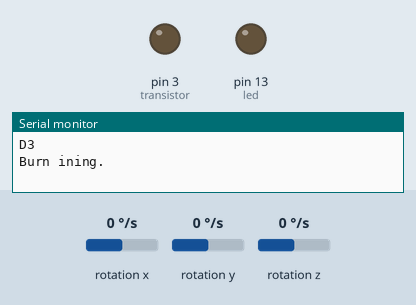
Simulated run of this sketch. Board: Arduino Uno, built with avr-gcc and run on an emulated ATmega328P. Parts: output pins drawn as LEDs (lit = HIGH), the last lines printed to the serial monitor. Wiring (inferred from the names in the program): L3G4200D gyroscope at I2C address 0x6A. The inputs (shaded band) are chosen by the test bench; at power-on: rotation x 0 °/s, rotation y 0 °/s, rotation z 0 °/s.

Above: at 1.2 s.
1.3 s: rotation x set to 15 °/s
4.3 s: rotation x set to 18 °/s
At 5.8 s:
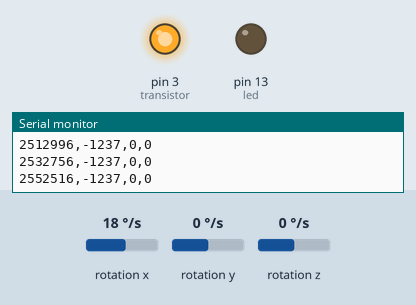
8.8 s: rotation x set to -192 °/s
At 9.6 s:
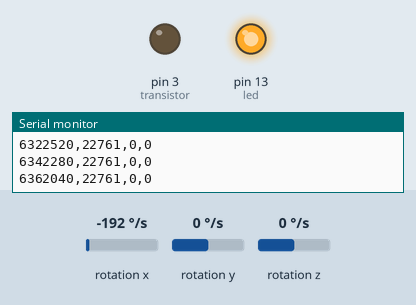
10.3 s: rotation x set to 100 °/s
At 10.8 s:
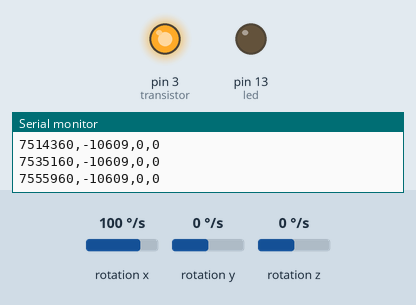
Timing chart, 0 to 12.9 s (numbered marks = the images above; inputs shaded):
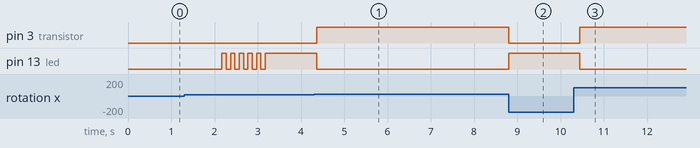

Measured:
- the behaviour switches between 16 and 17 °/s on rotation x (found by bisection; images 0 and 1)
- after the input at 4.3 s, pin 3 (transistor): LOW → HIGH after 0.06 s; pin 13 (led): HIGH → LOW after 0.06 s
- after the input at 8.8 s, pin 3 (transistor): HIGH → LOW at once; pin 13 (led): LOW → HIGH at once
- after the input at 10.3 s, pin 3 (transistor): LOW → HIGH after 0.14 s; pin 13 (led): HIGH → LOW after 0.14 s
- by itself, pin 13 (led): alternates HIGH for 0.10 s and LOW for 0.10 s, 11 changes in all, then stays HIGH

The sketch:

gyro_wire.ino
```cpp
#define MOVING_STEPS 10
#define LEARN_STEPS 500
#define BURN_IN 100
#define VARIANCE 1000
#include <Wire.h>

int step = 0, burn_in = BURN_IN, zeros_learn_steps = LEARN_STEPS;
int led = 13, transistor = 3;
byte addr_map[6] = {0x28, 0x2A, 0x2C, 0x29, 0x2B, 0x2D};
float zeros_axis[3] = {0.0, 0.0, 0.0};
unsigned long zeros_time, run_time;
const int L3GD20_ADDR = 0xD4 >> 1;

unsigned int readRegister(byte reg)
{
    Wire.beginTransmission(L3GD20_ADDR);
    Wire.write(reg);
    Wire.endTransmission(false);

    Wire.requestFrom(L3GD20_ADDR, 1, false);
    Wire.endTransmission(true);
    return Wire.read();
}

void writeRegister(byte reg, byte data)
{
    Wire.beginTransmission(L3GD20_ADDR);
    Wire.write(reg);
    Wire.write(data);
    Wire.endTransmission(false);
}

void setup()
{
    Wire.begin();
    Serial.begin(9600);
    pinMode(led, OUTPUT);
    pinMode(transistor, OUTPUT);

    int res = readRegister(0x0F);
    if(res == 0xD4){ Serial.println("Success."); } // Connection success.
        else { Serial.println(res, HEX); } // Connection failed.

    writeRegister(0x20, 0x0F);
    Serial.print("Burn ining.");
}

void loop()
{
    float axis[3];
    String xyz_value = "",  zeros_xyz_value = "";
    int moving_steps[3][MOVING_STEPS];
    int h, l;

    if(zeros_learn_steps == 0)
    {// scanning block.
        for(int local_axis=0; local_axis<3; local_axis++)
        {
            l = readRegister(addr_map[local_axis]);
            h = readRegister(addr_map[local_axis + 3]);
            moving_steps[local_axis][step] = zeros_axis[local_axis] - float(h << 8 | l);

            axis[local_axis] = 0.0;

            for(int local_step=0; local_step<MOVING_STEPS; local_step++)
            {
                axis[local_axis] += moving_steps[local_axis][local_step] / float(MOVING_STEPS);
            }

            xyz_value += String(int(axis[local_axis]));
            if(local_axis < 2) xyz_value += ",";
                //else xyz_value += "!";
        }

        /*** Detector process -> ***/

        /* 下向くとLED点灯 */
        /*if(zeros_axis[0] + VARIANCE < axis[0]) digitalWrite(led, HIGH);
            else digitalWrite(led, LOW);
        */

        /* 上向くとLED点灯 */
        if(axis[0] < -VARIANCE)
        {
            digitalWrite(led, LOW);
            digitalWrite(transistor, HIGH);
        }
        else
        {
            digitalWrite(led, HIGH);
            digitalWrite(transistor, LOW);
        }

        /* 右旋回でLED点灯 */
        /*if(zeros_axis[2] + VARIANCE < axis[2]) digitalWrite(led, HIGH);
            else digitalWrite(led, LOW);
        */

        /* 左旋回でLED点灯 */
        /*if(axis[2] < zeros_axis[2] - VARIANCE) digitalWrite(led, HIGH);
            else digitalWrite(led, LOW);
        */

        /*** <- Detector process ***/
        run_time = (micros() - zeros_time);
        Serial.println(String(run_time) + "," + xyz_value);
    }
    else
    {// learning block.
        if(burn_in == 0)
        {
            //if(zeros_learn_steps % 10 == 0) Serial.print('.');
            for(int local_axis=0; local_axis<3; local_axis++)
            {
                l = readRegister(addr_map[local_axis]);
                h = readRegister(addr_map[local_axis + 3]);
                zeros_axis[local_axis] += float(h << 8 | l) / float(LEARN_STEPS);
            }

            zeros_learn_steps -= 1;
            if(zeros_learn_steps == 0)
            {
                //Serial.println("\nLearning Finish.");

                for(int local_axis=0; local_axis<3; local_axis++)
                {
                    zeros_xyz_value += String(int(zeros_axis[local_axis]));
                    if(local_axis < 2) zeros_xyz_value += ",";
                }

                //Serial.println("zeros_axis: " + zeros_xyz_value);

                for(int x=0; x<5; x++)
                {
                    digitalWrite(led, HIGH);
                    delay(100);
                    digitalWrite(led, LOW);
                    delay(100);
                }
                zeros_time = micros();
            }
        }
        else
        {
            //if(burn_in % 10 == 0) Serial.print('.');
            for(int local_axis=0; local_axis<3; local_axis++)
            {
                l = readRegister(addr_map[local_axis]);
                h = readRegister(addr_map[local_axis + 3]);
            }
            burn_in -= 1;
            if(burn_in == 0)
            {
                //Serial.print('\n');
                //Serial.print("Learning.");
            }
        }
    }

    if(step < MOVING_STEPS - 1) step += 1;
            else step = 0;
}
```
